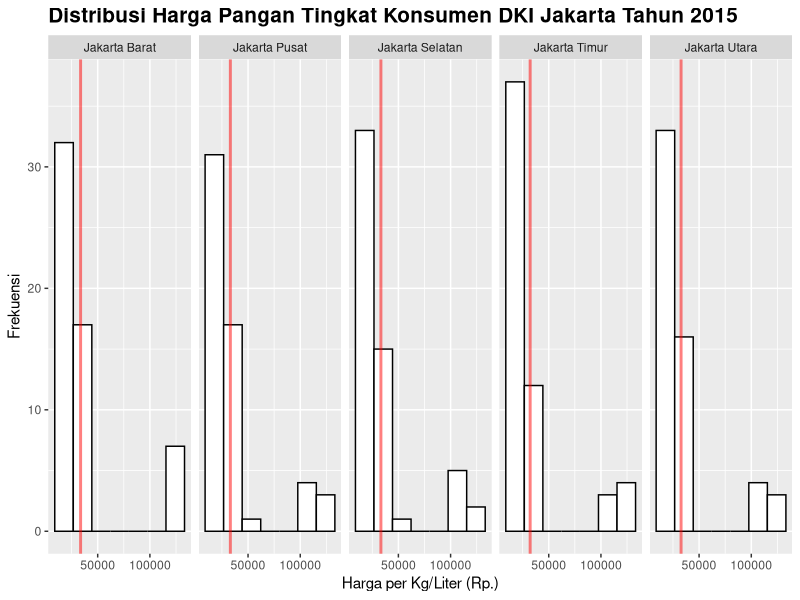
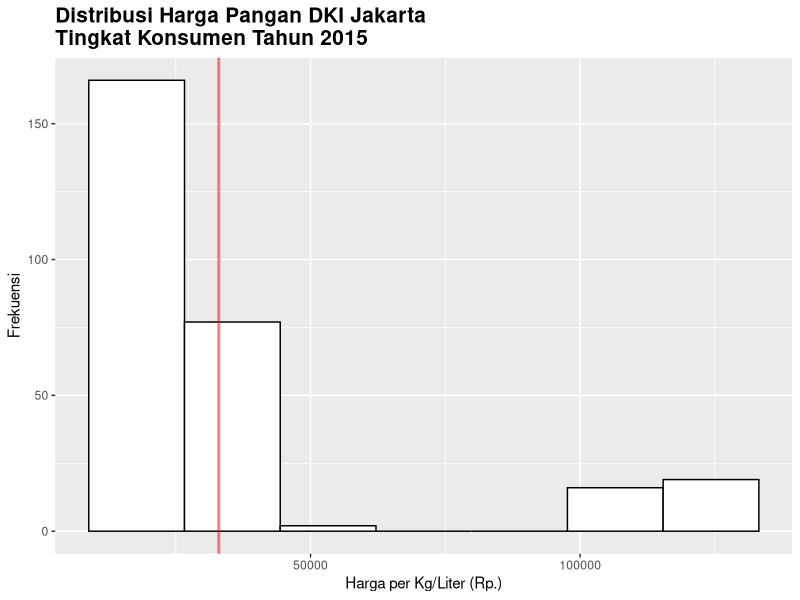
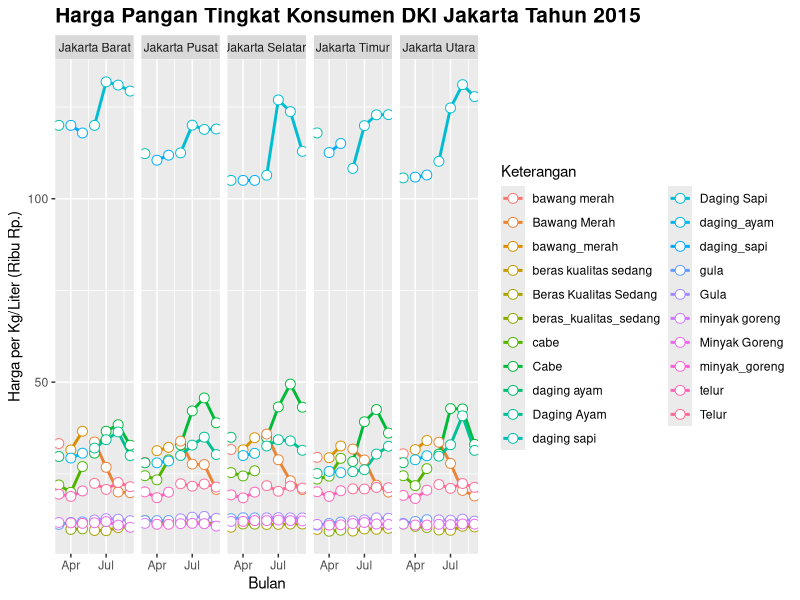

R code for these plots, in order:
## dc23_data_harga_komoditas
## R13_PANGAN_harga_pangan_tingkat_konsumen_maret_2015.csv
## R13_PANGAN_harga_pangan_tingkat_konsumen_april_2015.csv
## R13_PANGAN_harga_pangan_tingkat_konsumen_mei_2015.csv
## R13_PANGAN_harga_pangan_tingkat_konsumen_juni_2015.csv
## R13_PANGAN_harga_pangan_tingkat_konsumen_juli_2015.csv
## R13_PANGAN_harga_pangan_tingkat_konsumen_agustus_2015.csv
## R13_PANGAN_harga_pangan_tingkat_konsumen_september_2015.csv

getwd()
setwd('~/Workspaces/r-ta-analysys')
rm(list=ls())
library(ggplot2)
library(dplyr)

# remove scientific numeric
options(scipen=999)

# load data.frame
df3 <- read.csv(file.path('rawdata/dc23_data_harga_komoditas/R13_PANGAN_harga_pangan_tingkat_konsumen_maret_2015.csv'),
                stringsAsFactors = FALSE)
df3$Bulan <- as.Date('2015/3/1')
  
df4 <- read.csv(file.path('rawdata/dc23_data_harga_komoditas/R13_PANGAN_harga_pangan_tingkat_konsumen_april_2015.csv'),
                stringsAsFactors = FALSE)
df4$Bulan <- as.Date('2015/4/1')

df5 <- read.csv(file.path('rawdata/dc23_data_harga_komoditas/R13_PANGAN_harga_pangan_tingkat_konsumen_mei_2015.csv'),
                stringsAsFactors = FALSE)
df5$Bulan <- as.Date('2015/5/1')

df6 <- read.csv(file.path('rawdata/dc23_data_harga_komoditas/R13_PANGAN_harga_pangan_tingkat_konsumen_juni_2015.csv'),
                stringsAsFactors = FALSE)
df6$Bulan <- as.Date('2015/6/1')

df7 <- read.csv(file.path('rawdata/dc23_data_harga_komoditas/R13_PANGAN_harga_pangan_tingkat_konsumen_juli_2015.csv'),
                stringsAsFactors = FALSE)
df7$Bulan <- as.Date('2015/7/1')

df8 <- read.csv(file.path('rawdata/dc23_data_harga_komoditas/R13_PANGAN_harga_pangan_tingkat_konsumen_agustus_2015.csv'),
                stringsAsFactors = FALSE)
df8$Bulan <- as.Date('2015/8/1')

df9 <- read.csv(file.path('rawdata/dc23_data_harga_komoditas/R13_PANGAN_harga_pangan_tingkat_konsumen_september_2015.csv'),
                stringsAsFactors = FALSE)
df9$Bulan <- as.Date('2015/9/1')

## bind data
df <- rbind(df3,df4,df5,df6,df7,df8,df9)

## clean data
df$wilayah <- as.factor(df$wilayah)
df$komoditi <- as.factor(df$komoditi)
df$satuan <- as.factor(df$satuan)
df$harga_per_satuan <- as.numeric(df$harga_per_satuan)

names(df) <- c('Wilayah','Komoditi','Harga','Satuan','Tanggal')

## Data Visualization
df$Bulan <- as.factor(paste0(format(df$Tanggal,'%m')))

## Distribution
data_vlines <- data.frame(Wilayah=levels(df$Wilayah),
                         Harga=c(mean(filter(df, Wilayah == 'Jakarta Barat')$Harga),
                                 mean(filter(df, Wilayah == 'Jakarta Pusat')$Harga),
                                 mean(filter(df, Wilayah == 'Jakarta Selatan')$Harga),
                                 mean(filter(df, Wilayah == 'Jakarta Timur')$Harga),
                                 mean(filter(df, Wilayah == 'Jakarta Utara')$Harga)))

h <- 3.5*sd(df$Harga)*length(df$Harga)^(-1/3)
dist_ <- ggplot(df, aes(x=Harga)) +
  geom_histogram(binwidth=h,
                 color='black',
                 fill='white') +
  ggtitle('Distribusi Harga Pangan Tingkat Konsumen DKI Jakarta Tahun 2015') +
  theme(plot.title=element_text(face='bold', size=15)) +
  labs(x='Harga per Kg/Liter (Rp.)',
       y='Frekuensi') +
  geom_vline(data=data_vlines,
             aes(xintercept=Harga),
             color='red',
             size=1,
             alpha=.5) +
  facet_grid(. ~ Wilayah)
dist_

distAll_ <- ggplot(df, aes(x=Harga)) +
  geom_histogram(binwidth = h,
                 color='black',
                 fill='white') +
  ggtitle('Distribusi Harga Pangan DKI Jakarta\nTingkat Konsumen Tahun 2015') +
  theme(plot.title=element_text(face='bold', size=15)) +
  labs(x='Harga per Kg/Liter (Rp.)',
       y='Frekuensi') +
  geom_vline(data=data_vlines,
             xintercept=mean(df$Harga),
             color='red',
             size=1,
             alpha=.5)
distAll_

# Line chart
line_ <- ggplot(df, aes(x=Tanggal, y=Harga/1000)) +
  geom_line(aes(color=Komoditi),size=1) +
  geom_point(aes(color=Komoditi),
             size=3,
             shape=21,
             fill='white') +
  labs(color='Keterangan',
       x='Bulan',
       y='Harga per Kg/Liter (Ribu Rp.)') +
  ggtitle('Harga Pangan Tingkat Konsumen DKI Jakarta Tahun 2015') +
  theme(plot.title=element_text(face="bold", size=15)) +
  facet_grid(. ~ Wilayah)
line_